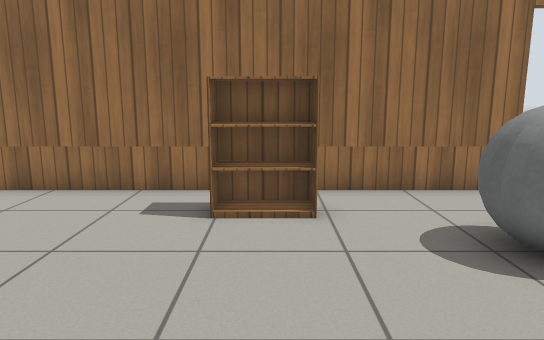
[1] (above)

16 first-person views from a walk through a Gazebo world. The camera is 1 m above the floor, tilts 10° down and sees 70° across. The floor is counted in squares, 0.5 m on a side. Each view is taken from the middle of a square. On the plan, view 1 faces up. The plan holds only what a view shows up to about 20 squares ahead; the rest is blank. Simple patterns stand in for the simulator's built-in surfaces.

[2]
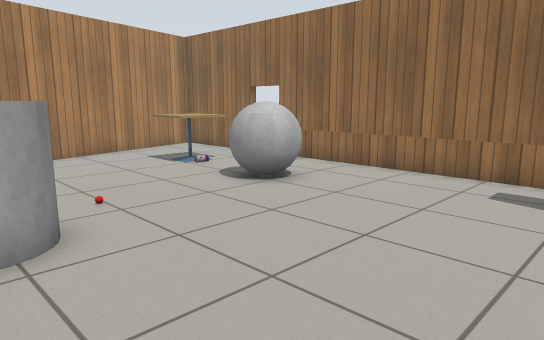

[3]
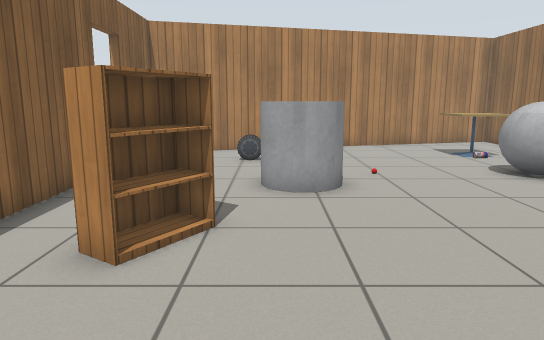

[4]
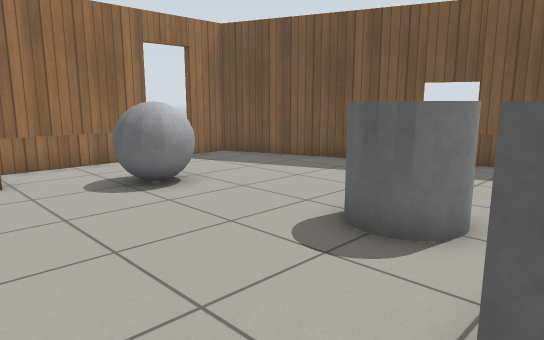

[5]
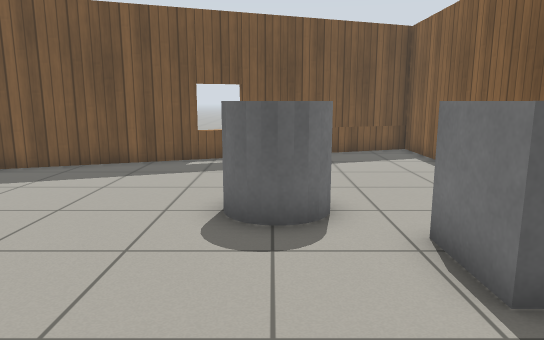

[6]
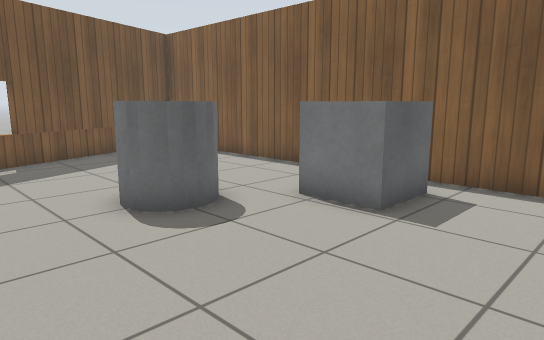

[7]
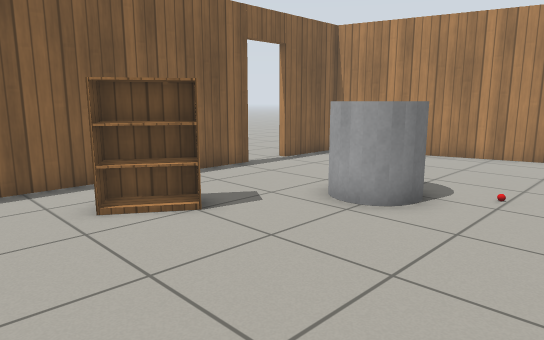

[8]
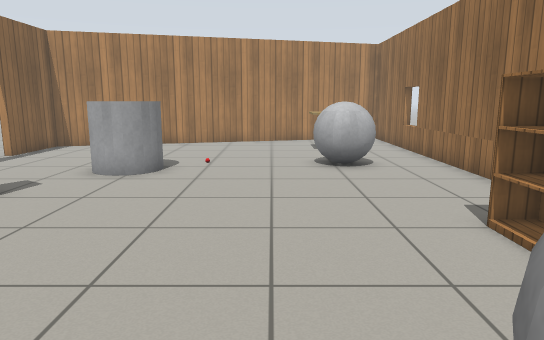

[9]
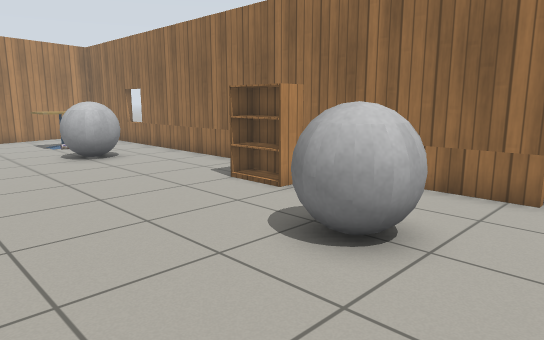

[10]
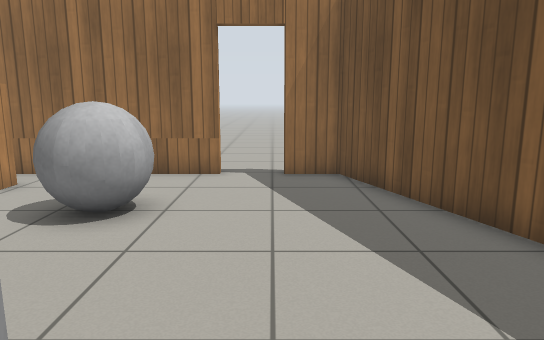

[11]
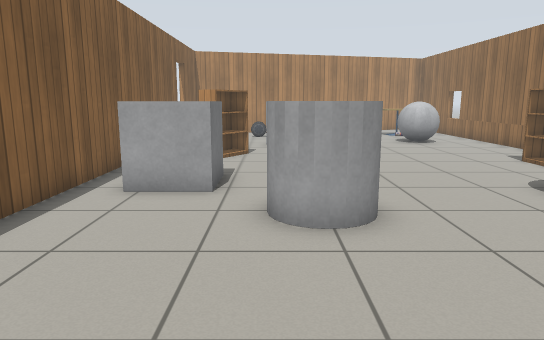

[12]
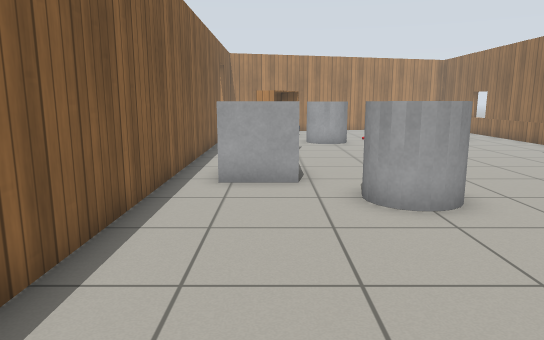

[13]
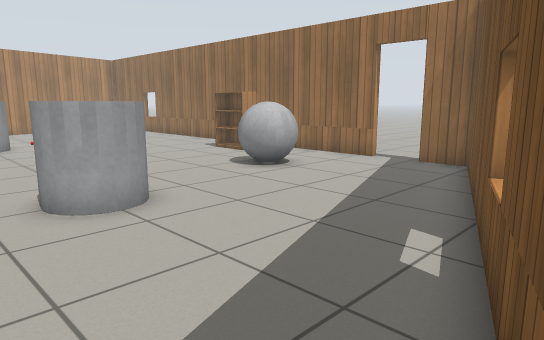

[14]
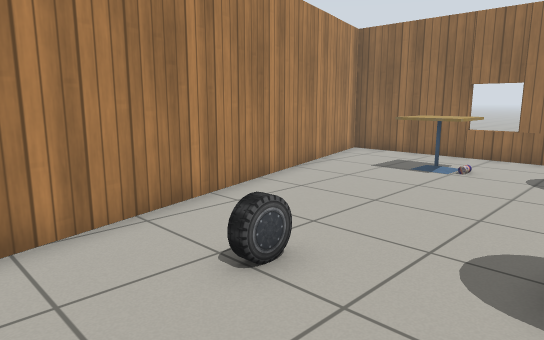

[15]
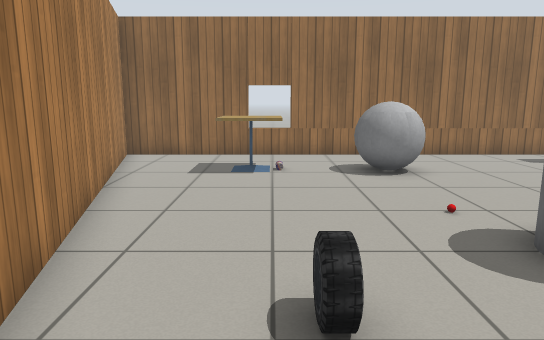

[16]
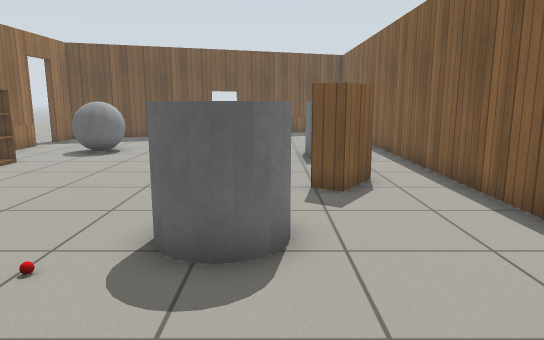

### Floor plan
Key: @ floor where view 1 was taken; # wall or solid block; . floor; D open door; = window, fence, low wall or low ledge; B bookshelf; G grey ball; T cafe table; C grey cylinder; A car; R grey box; O other object.
Columns run from 17 left of view 1 to 14 right of it. Each row starts with its distance up from view 1.
 10                       ...
  9 ######=################DD##
  8 ##........................##
  7  #..............BBB........#
  6  #...TO..GG..........G.....#
  5  #...TO..GG.........GGG....##
  4  ##..................G......#
  3   #.........................#
  2   #.........................##
  1   ##.....O...................=
  0    #.............@....C......#
 -1    #......CC.........C C.....##
 -2    #......CC..........C.......#
 -3    ##.A.......B...............##
 -4     #.........BB...RR..........#
 -5     #..............RR..........#
 -6     # .........................#
 -7      ###DD######################
 -8        ..

Where each view was taken, in squares from view 1:
view 1: 0 up, 0 right, facing up
view 2: 2 down, 0 right, facing up-left
view 3: 2 down, 3 right, facing left
view 4: 4 down, 1 left, facing up-right
view 5: 1 down, 2 left, facing right
view 6: 3 up, 2 left, facing down-right
view 7: 3 up, 1 right, facing down-left
view 8: 3 up, 5 right, facing left
view 9: 0 up, 7 right, facing up-left
view 10: 2 down, 7 right, facing up
view 11: 2 down, 12 right, facing left
view 12: 4 down, 13 right, facing left
view 13: 4 down, 13 right, facing up-left
view 14: 6 down, 7 left, facing up-left
view 15: 6 down, 11 left, facing up
view 16: 2 down, 12 left, facing right
